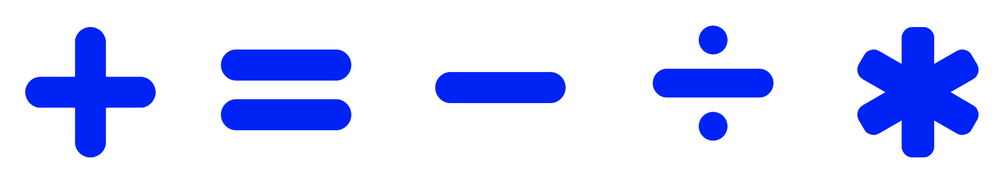
#> input picture data/original_operators.png, 1000 x 182 px, shrunk from 1736 x 316 before the run, found by its file name
$ jupyter execute --allow-errors Classify_Symbols_V2.ipynb   (shell and % lines are left out)
#> lines starting #> are read from the running program, lines starting #| are printed output that depends on the picture; after the words box and inside, x2 and y2 are one past the last pixel; in counts of white or black regions, pixels touching at a corner belong together
# [IAPR 2020:][iapr2020] Lab 1 ‒  Image segmentation

**Author:** Gabriel Tornare, Kilian Meier, Jérôme Savary
**Due date:** 26.03.2020

[iapr2018]: https://github.com/LTS5/iapr-2020

## Extract relevant data
We first need to extract the `lab-01-data.tar.gz` archive.
To this end, we use the [tarfile] module from the Python standard library.

[tarfile]: https://docs.python.org/3.6/library/tarfile.html

[cell 1]
import tarfile
import os
import skimage.io
import matplotlib.pyplot as plt

#method 1 :
import imageio #to load png pictures
from skimage import img_as_ubyte
from skimage import filters
from skimage.color import rgb2gray
from skimage.color import rgba2rgb
from skimage.filters import rank
from skimage.morphology import disk
from skimage.draw import rectangle
from skimage.measure import label
import numpy as np
from skimage.segmentation import watershed

#method 2 :
# from skimage.util import img_as_ubyte
from sklearn.cluster import KMeans
from sklearn.decomposition import PCA

[cell 2]
data_base_path = os.path.join(os.pardir, '..\\..\\data')
data_folder = 'lab-01-data'
tar_path = os.path.join(data_base_path, data_folder + '.tar.gz')
#> (the rest of this cell did not finish here and is left out)

###  ================== JUST LABELS A PICTURE ================

[cell 3]
im = imageio.imread('../../data/original_operators.png')
#> im is the input picture: shape (182, 1000, 4); mean R, G, B, A 209.5, 215.6, 253.2, 255
print(im.shape)
#| (182, 1000, 4)
plt.imshow(im[:,:,0:3])

[cell 4]
greyim = rgb2gray(rgba2rgb(im))
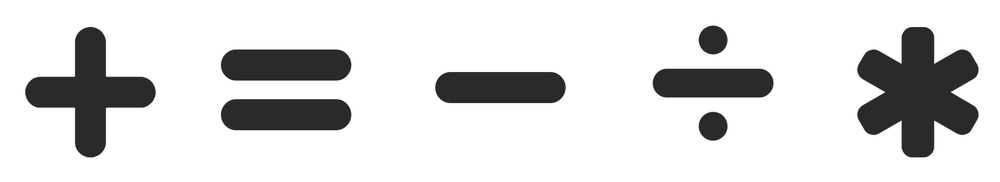
#> greyim: shape (182, 1000) float64; min 0.111, max 1, mean 0.851
# or : greyim = rgb2gray(im[:,:,0:3])
print(greyim.shape)
#| (182, 1000)
plt.imshow(greyim)

[cell 5]
width = greyim.shape[1]//5
#> width = 200
symbols = [ None for i in np.arange(5)]
for i in np.arange(5):
  symbols[i] = greyim[:,width*i:width*(i+1)]
#> after the loop, symbols = 5 items

[cell 6]
plt.imshow(symbols[0])

[cell 7]
for im in symbols: #for each image
    im_gray = rgb2gray(im)      # convert to grayscale
    denoised = rank.median(img_as_ubyte(im_gray), disk(1))  # denoise image

    # define markers for wateshed : one small rectagle to define background
    # and markers where there is no background. The background is defined as an interval around the mean color of the image
    markers = np.zeros_like(im_gray)

                    #!!! maybe use Kmeans to classify the pixels in two classes : background from symbols ?
    thresh = 0.9    #!!! np.average(im_gray)
    interval = 0.2  #!!! to adjust probably !!!
    markers[im_gray<thresh-interval] = 1
    markers[im_gray>thresh+interval] = 1
    rr, cc = rectangle((0,0), extent=(20,20), shape=markers.shape) #maybe to adjust the shape too
    markers[rr,cc] = 1
    markers = label(markers)

    edge_sobel = filters.sobel(denoised)     # sobel edges
    labels = watershed(edge_sobel, markers)  # perform the watershed

    nb_obj = np.max(labels)-1
    print(nb_obj)

    # display results
    fig, axes = plt.subplots(nrows=1, ncols=3, figsize=(12, 5),
                             sharex=True, sharey=True)
    ax = axes.ravel()

    ax[0].imshow(im)
    ax[0].set_title("Original")

    ax[1].imshow(markers, cmap=plt.cm.nipy_spectral, alpha=1)
    ax[1].set_title("Markers")

    ax[2].imshow(labels, cmap=plt.cm.nipy_spectral, alpha=1)
    ax[2].set_title("Segmented")

    for a in ax:
        a.axis('off')

    fig.tight_layout()
    plt.show()
#> this loop made 5 passes
#> nb_obj on passes 1 to 5: 1, 2, 1, 3, 1
#| 1
#| 2
#| 1
#| 3
#| 1
#> pass 1, `im_gray = rgb2gray(im)`:
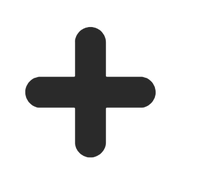
#> im_gray: shape (182, 200) float64; min 0.119, max 1, mean 0.847
#> pass 1, `labels = watershed(edge_sobel, markers)`:
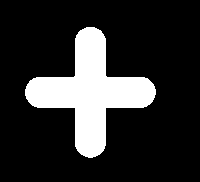
#> labels: shape (182, 200) int64; values 1 (black) and 2 (white), 18.5% white; 1 white region, box (x1, y1, x2, y2) and area: (25, 27, 156, 158) 6745
#> pass 1, `plt.show()`:
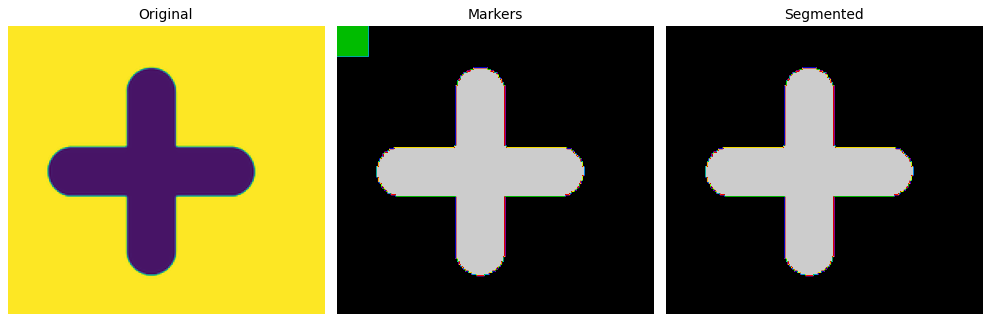
#> figure drawn by matplotlib, 3 panels
#> pass 2, `plt.show()`:
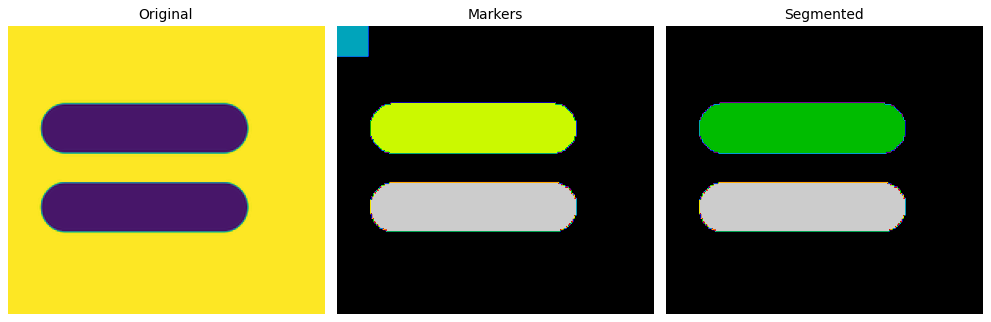
#> figure drawn by matplotlib, 3 panels
#> after the loop:
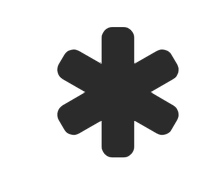
#> denoised: shape (182, 200); min 34, max 255, mean 198.6
#> after the loop:
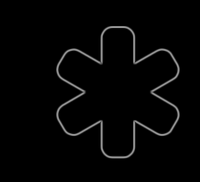
#> edge_sobel: shape (182, 200) float64; min 0, max 0.623, mean 0.0186
#> after the loop:
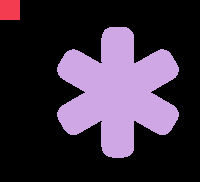
#> markers: shape (182, 200) int64; 3 distinct labels, from 0 to 2; one colour per label, 0 black

[cell 8]
def compute_nb_objects(pic, thresh = 0.9, interval = 0.2):
    """
    return nb_object in the picture (background does NOT count as an object)
    also return the total area of the objects

    input : the picture is composed of pixel with values between 0 and 1 !!!

    """
    if pic.shape[-1] == 4:
        im_gray = np.copy(rgb2gray(rgba2rgb(im)))
    elif pic.shape[-1] == 3:
        im_gray = np.copy(rgb2gray(pic))  # convert to grayscale
    elif len(pic.shape) ==2:
        im_gray = np.copy(pic)
    else:
        "\n This picture is neither RBGA nor RGB nor greyscale"

    denoised = rank.median(img_as_ubyte(im_gray), disk(1))  #denoise image
    # define markers for wateshed : one small rectagle to define background
    # and markers where there is no background. The background is defined as an interval around the mean color of the image
    markers = np.zeros_like(im_gray)

                    #!!! maybe use Kmeans to classify the pixels in two classes : background from symbols ?
    #thresh = 0.9    #!!! np.average(im_gray)
    #interval = 0.2  #!!! to adjust probably !!!
    markers[im_gray<thresh-interval] = 1
    markers[im_gray>thresh+interval] = 1
    area = np.sum(markers==1)
    rr, cc = rectangle((0,0), extent=(20,20), shape=markers.shape) #maybe to adjust the shape too
    markers[rr,cc] = 1
    markers = label(markers)

    edge_sobel = filters.sobel(denoised)     # sobel edges
    labels = watershed(edge_sobel, markers)  # perform the watershed

    nb_obj = np.max(labels)-1
    return nb_obj, area

[cell 9]
for a in symbols:
    print(compute_nb_objects(a))
#> this loop made 5 passes
#> (area in compute_nb_objects, nb_obj in compute_nb_objects) on passes 1 to 5: (6745, 1), (7798, 2), (3851, 1), (4653, 3), (9767, 1)
#| (1, 6745)
#| (2, 7798)
#| (1, 3851)
#| (3, 4653)
#| (1, 9767)
#> pass 2, in compute_nb_objects (call 2), `im_gray = np.copy(pic)`:
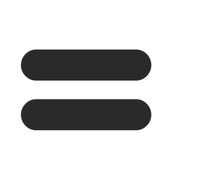
#> im_gray: shape (182, 200) float64; min 0.114, max 1, mean 0.824
#> pass 2, in compute_nb_objects (call 2), `labels = watershed(edge_sobel, markers)`:
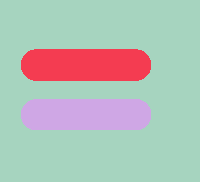
#> labels: shape (182, 200) int64; 3 distinct labels, from 1 to 3; one colour per label, 0 black

$ run again, with data/sampleDigitsAndLocation.png copied over data/original_operators.png
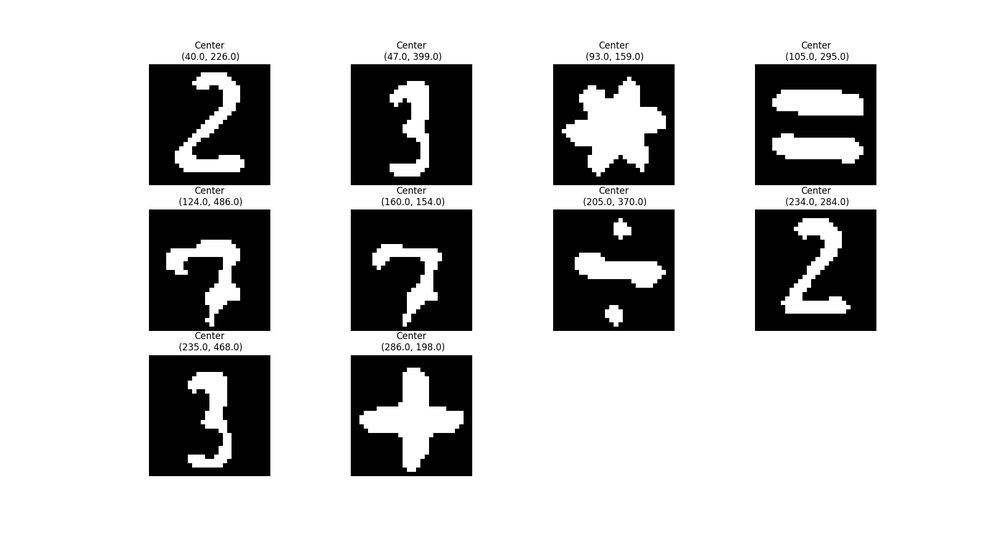
#> input picture data/sampleDigitsAndLocation.png, 1000 x 535 px, shrunk from 1853 x 991 before the run, found by its file name
#> im is the input picture: shape (535, 1000, 4); mean R, G, B, A 198.3, 198.3, 198.3, 255
#| (535, 1000, 4)
#| (535, 1000)
#> after the loop `for i in np.arange(5):`: symbols = 5 items
#> the loop `for im in symbols:` made 5 passes
#> nb_obj on passes 1 to 5: 20, 64, 61, 38, 30
#> (printed output is left out)
#> after the loop `for im in symbols:`:
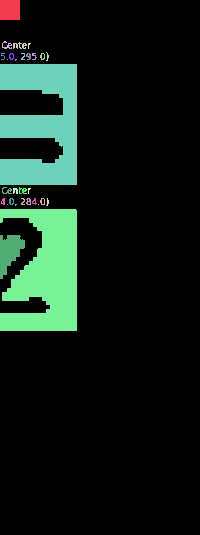
#> markers: shape (535, 200) int64; 32 distinct labels, from 0 to 31; one colour per label, 0 black
#> the loop `for a in symbols:` made 5 passes
#> (area in compute_nb_objects, nb_obj in compute_nb_objects) on passes 1 to 5: (17259, 20), (37571, 64), (29746, 61), (22543, 38), (14308, 30)
#> (printed output is left out)
#> pass 2, in compute_nb_objects (call 2), `labels = watershed(edge_sobel, markers)`:
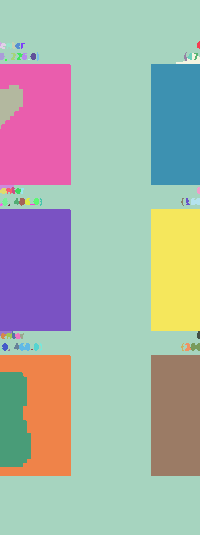
#> labels: shape (535, 200) int64; 65 distinct labels, from 1 to 65; one colour per label, 0 black
